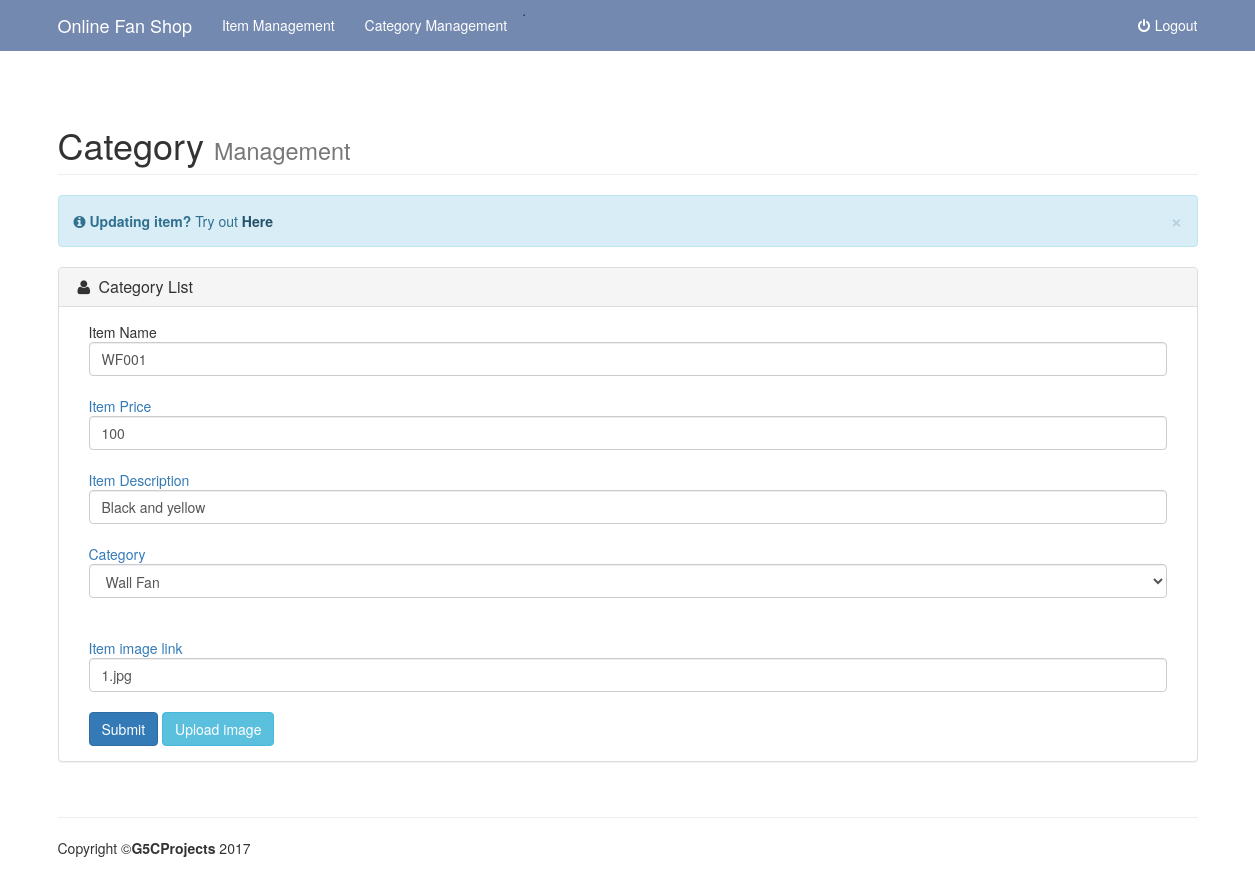
Page /staff/ireg.php?id=44 (signed in) on the committed database.
### tables this page shows
CREATE TABLE `item` (
  `num` int(50) NOT NULL,
  `itemName` varchar(150) NOT NULL,
  `itemPrice` int(51) NOT NULL,
  `itemDesc` text NOT NULL,
  `imglink` varchar(100) NOT NULL,
  `categ` varchar(30) NOT NULL
);

### staff/ireg.php (the view, shortened to what this page needs)
<?php
include '../include/db.php';
$num = $_GET['id'];
$sql = "SELECT * FROM item where num = '$num'";
$result = mysqli_query($connect,$sql);
?>
   <?php include "include/header.php"; ?>
    <div class="container">
       <div class="row">
                    <div class="col-lg-12">
                        <h1 class="page-header">
                            Category <small>Management</small>
                        </h1>
                    </div>
                </div>
               <div class="row">
                    <div class="col-lg-12">
                        <div class="alert alert-info alert-dismissable">
                            <button type="button" class="close" data-dismiss="alert" aria-hidden="true">&times;</button>
                            <i class="fa fa-info-circle"></i>  <strong>Updating item?</strong> Try out <a class="alert-link" href="item.php">Here</a>
                        </div>
                    </div>
                </div>
               <div class="row">
                    <div class="col-lg-12">
                        <div class="panel panel-default">
                            <div class="panel-heading">
                                <h3 class="panel-title"><i class="fa fa-user fa-fw"></i> Category List</h3>
                            </div>
                            <div class="panel-body">
                                    <div class="col-lg-12">
                                        <?php while($row2 = mysqli_fetch_assoc($result)){ ?>
                                        <form method="POST" action = "iproses.php">
                                        Item Name</br>
                                           <input class="form-control"  type="text" name = "itemname"  value = "<?=$row2["itemName"]?>" required>
                                        <a>Item Price</a> </br>
                                           <input class="form-control"  type="text" name = "itemprice" value = "<?=$row2["itemPrice"]?>" required>
                                        <a>Item Description</a></br>
                                           <input class="form-control"  type="text" name = "desc"  value = "<?=$row2["itemDesc"]?>" required></a>
                                        <a>Category</a></br>
                                            <select class ="form-control" name = "category">
                                                <option selected value="<?=$row2["categ"]?>"><?=$row2["categ"]?></option>
                                            </select>
                                        <a>Item image link</a></br>
                                           <input class="form-control" required type="text" name = "img"  value = "<?php if(isset($_GET['img'])){ echo $_GET['img'];} else echo $row2["imglink"];?>" ></a>
                                        <?php  }  ?>
                                             <input type ="submit" class  = "btn btn-primary" name = "submit" id ="submit" value="Submit">
                                             <a data-toggle="modal" data-target="#myModal"  class = "btn btn-info">Upload image</a>
                                       </form></div>
                            </div>
                        </div>
                    </div>
                </div>
    </div>
    <?php include "include/footer.php"; ?>

### staff/include/shop-homepage.css (style rules this page uses)
body { padding-top: 70px; }

### css/stickyfooter.css (style rules this page uses)
html { position: relative; min-height: 100%; }
body { margin-bottom: 60px; }
body > .container { padding: 15px 15px 0; }

### rows in the picture
item: itemname "WF001", itemprice "100", desc "Black and yellow", category "Wall Fan", img "1.jpg"
